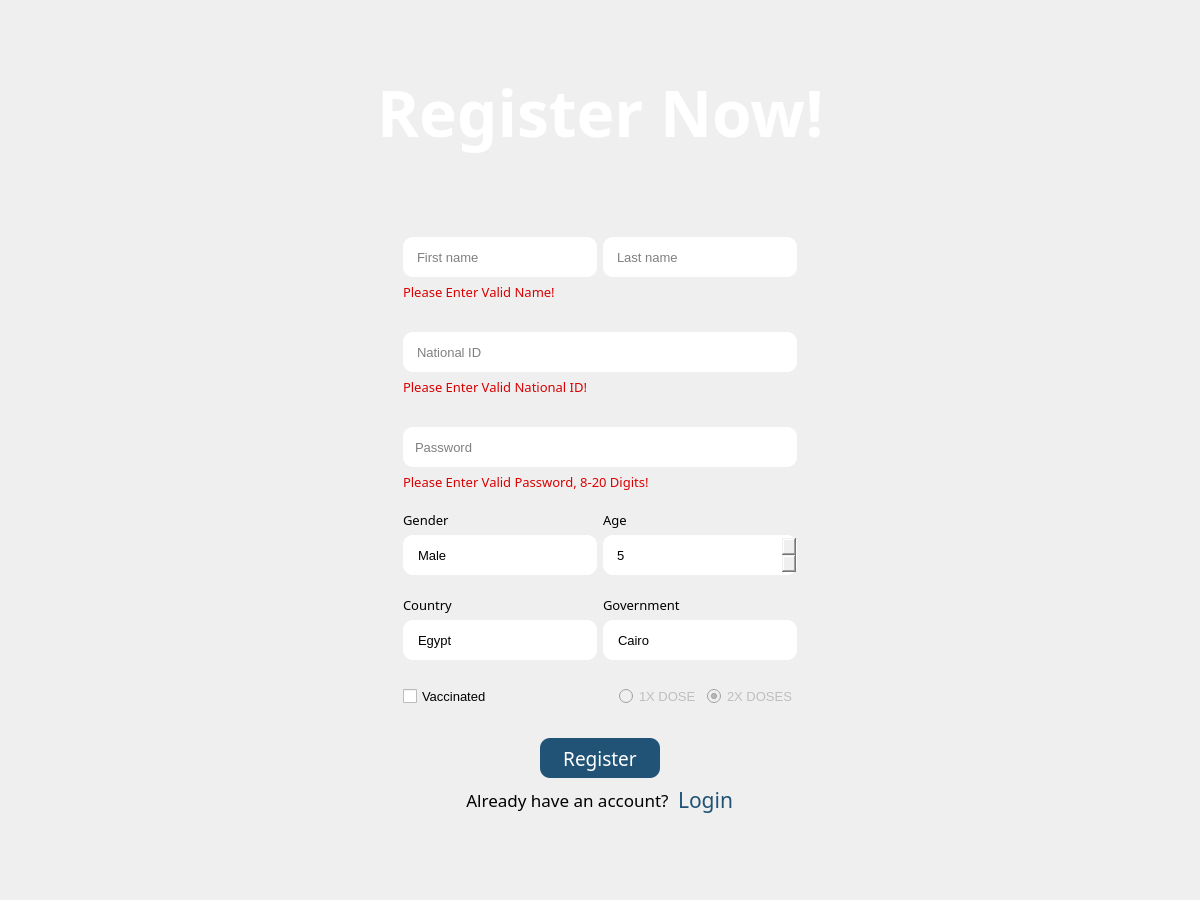
<?xml version="1.0" encoding="UTF-8"?>
<ui version="4.0">
 <class>RegisterView</class>
 <widget class="QMainWindow" name="RegisterView">
  <property name="geometry">
   <rect>
    <x>0</x>
    <y>0</y>
    <width>1200</width>
    <height>900</height>
   </rect>
  </property>
  <property name="minimumSize">
   <size>
    <width>1200</width>
    <height>900</height>
   </size>
  </property>
  <property name="windowTitle">
   <string>MainWindow</string>
  </property>
  <widget class="QWidget" name="centralwidget">
   <layout class="QVBoxLayout" name="verticalLayout">
    <item>
     <spacer name="verticalSpacer">
      <property name="orientation">
       <enum>Qt::Vertical</enum>
      </property>
      <property name="sizeHint" stdset="0">
       <size>
        <width>20</width>
        <height>100</height>
       </size>
      </property>
     </spacer>
    </item>
    <item>
     <layout class="QHBoxLayout" name="outerHorizontalLayout">
      <item>
       <spacer name="horizontalSpacer_3">
        <property name="orientation">
         <enum>Qt::Horizontal</enum>
        </property>
        <property name="sizeHint" stdset="0">
         <size>
          <width>100</width>
          <height>20</height>
         </size>
        </property>
       </spacer>
      </item>
      <item>
       <widget class="QLabel" name="label">
        <property name="palette">
         <palette>
          <active>
           <colorrole role="WindowText">
            <brush brushstyle="SolidPattern">
             <color alpha="255">
              <red>255</red>
              <green>255</green>
              <blue>255</blue>
             </color>
            </brush>
           </colorrole>
           <colorrole role="Text">
            <brush brushstyle="SolidPattern">
             <color alpha="255">
              <red>255</red>
              <green>255</green>
              <blue>255</blue>
             </color>
            </brush>
           </colorrole>
           <colorrole role="ButtonText">
            <brush brushstyle="SolidPattern">
             <color alpha="255">
              <red>255</red>
              <green>255</green>
              <blue>255</blue>
             </color>
            </brush>
           </colorrole>
           <colorrole role="PlaceholderText">
            <brush brushstyle="NoBrush">
             <color alpha="128">
              <red>255</red>
              <green>255</green>
              <blue>255</blue>
             </color>
            </brush>
           </colorrole>
          </active>
          <inactive>
           <colorrole role="WindowText">
            <brush brushstyle="SolidPattern">
             <color alpha="255">
              <red>255</red>
              <green>255</green>
              <blue>255</blue>
             </color>
            </brush>
           </colorrole>
           <colorrole role="Text">
            <brush brushstyle="SolidPattern">
             <color alpha="255">
              <red>255</red>
              <green>255</green>
              <blue>255</blue>
             </color>
            </brush>
           </colorrole>
           <colorrole role="ButtonText">
            <brush brushstyle="SolidPattern">
             <color alpha="255">
              <red>255</red>
              <green>255</green>
              <blue>255</blue>
             </color>
            </brush>
           </colorrole>
           <colorrole role="PlaceholderText">
            <brush brushstyle="NoBrush">
             <color alpha="128">
              <red>255</red>
              <green>255</green>
              <blue>255</blue>
             </color>
            </brush>
           </colorrole>
          </inactive>
          <disabled>
           <colorrole role="WindowText">
            <brush brushstyle="SolidPattern">
             <color alpha="255">
              <red>255</red>
              <green>255</green>
              <blue>255</blue>
             </color>
            </brush>
           </colorrole>
           <colorrole role="Text">
            <brush brushstyle="SolidPattern">
             <color alpha="255">
              <red>255</red>
              <green>255</green>
              <blue>255</blue>
             </color>
            </brush>
           </colorrole>
           <colorrole role="ButtonText">
            <brush brushstyle="SolidPattern">
             <color alpha="255">
              <red>255</red>
              <green>255</green>
              <blue>255</blue>
             </color>
            </brush>
           </colorrole>
           <colorrole role="PlaceholderText">
            <brush brushstyle="NoBrush">
             <color alpha="128">
              <red>255</red>
              <green>255</green>
              <blue>255</blue>
             </color>
            </brush>
           </colorrole>
          </disabled>
         </palette>
        </property>
        <property name="font">
         <font>
          <family>Berlin Sans FB</family>
          <pointsize>48</pointsize>
          <weight>75</weight>
          <bold>true</bold>
         </font>
        </property>
        <property name="styleSheet">
         <string notr="true">QLabel{
color:white;
}</string>
        </property>
        <property name="text">
         <string>Register Now!</string>
        </property>
       </widget>
      </item>
      <item>
       <spacer name="horizontalSpacer_4">
        <property name="orientation">
         <enum>Qt::Horizontal</enum>
        </property>
        <property name="sizeHint" stdset="0">
         <size>
          <width>40</width>
          <height>20</height>
         </size>
        </property>
       </spacer>
      </item>
     </layout>
    </item>
    <item>
     <layout class="QHBoxLayout" name="MotherHorizontalLayout">
      <item>
       <spacer name="LeftHorizontalSpacer">
        <property name="orientation">
         <enum>Qt::Horizontal</enum>
        </property>
        <property name="sizeHint" stdset="0">
         <size>
          <width>40</width>
          <height>20</height>
         </size>
        </property>
       </spacer>
      </item>
      <item>
       <layout class="QVBoxLayout" name="MotherVerticalLayout">
        <item>
         <spacer name="verticalSpacer_1">
          <property name="orientation">
           <enum>Qt::Vertical</enum>
          </property>
          <property name="sizeHint" stdset="0">
           <size>
            <width>80</width>
            <height>80</height>
           </size>
          </property>
         </spacer>
        </item>
        <item>
         <layout class="QHBoxLayout" name="nameHorizontalLayout">
          <item>
           <layout class="QVBoxLayout" name="verticalLayout_7">
            <item>
             <widget class="QLineEdit" name="firstNameInput">
              <property name="sizePolicy">
               <sizepolicy hsizetype="Expanding" vsizetype="Fixed">
                <horstretch>0</horstretch>
                <verstretch>0</verstretch>
               </sizepolicy>
              </property>
              <property name="minimumSize">
               <size>
                <width>0</width>
                <height>40</height>
               </size>
              </property>
              <property name="font">
               <font>
                <family>MS Shell Dlg 2</family>
                <pointsize>10</pointsize>
               </font>
              </property>
              <property name="styleSheet">
               <string notr="true">*{
border: 2px  ;
border-radius: 10px;
padding-left: 12px;
}</string>
              </property>
              <property name="text">
               <string/>
              </property>
              <property name="maxLength">
               <number>97</number>
              </property>
              <property name="echoMode">
               <enum>QLineEdit::Normal</enum>
              </property>
              <property name="placeholderText">
               <string>First name </string>
              </property>
             </widget>
            </item>
           </layout>
          </item>
          <item>
           <layout class="QVBoxLayout" name="verticalLayout_8">
            <item>
             <widget class="QLineEdit" name="lastNameInput">
              <property name="sizePolicy">
               <sizepolicy hsizetype="Expanding" vsizetype="Fixed">
                <horstretch>0</horstretch>
                <verstretch>0</verstretch>
               </sizepolicy>
              </property>
              <property name="minimumSize">
               <size>
                <width>0</width>
                <height>40</height>
               </size>
              </property>
              <property name="maximumSize">
               <size>
                <width>16777215</width>
                <height>16777215</height>
               </size>
              </property>
              <property name="font">
               <font>
                <family>MS Shell Dlg 2</family>
                <pointsize>10</pointsize>
                <weight>50</weight>
                <bold>false</bold>
               </font>
              </property>
              <property name="styleSheet">
               <string notr="true">*{
border: 2px  ;
border-radius: 10px;
padding-left: 12px;
}</string>
              </property>
              <property name="text">
               <string/>
              </property>
              <property name="maxLength">
               <number>97</number>
              </property>
              <property name="echoMode">
               <enum>QLineEdit::Normal</enum>
              </property>
              <property name="placeholderText">
               <string>Last name </string>
              </property>
             </widget>
            </item>
           </layout>
          </item>
         </layout>
        </item>
        <item>
         <widget class="QLabel" name="fullNameError">
          <property name="font">
           <font>
            <family>Berlin Sans FB</family>
            <pointsize>10</pointsize>
           </font>
          </property>
          <property name="styleSheet">
           <string notr="true">QLabel{
color:rgb(218, 0, 0)
}</string>
          </property>
          <property name="text">
           <string>Please Enter Valid Name!</string>
          </property>
          <property name="alignment">
           <set>Qt::AlignLeading|Qt::AlignLeft|Qt::AlignVCenter</set>
          </property>
         </widget>
        </item>
        <item>
         <spacer name="verticalSpacer_2">
          <property name="orientation">
           <enum>Qt::Vertical</enum>
          </property>
          <property name="sizeHint" stdset="0">
           <size>
            <width>20</width>
            <height>30</height>
           </size>
          </property>
         </spacer>
        </item>
        <item>
         <widget class="QLineEdit" name="nationalIdInput">
          <property name="minimumSize">
           <size>
            <width>0</width>
            <height>40</height>
           </size>
          </property>
          <property name="font">
           <font>
            <family>MS Shell Dlg 2</family>
            <pointsize>10</pointsize>
           </font>
          </property>
          <property name="styleSheet">
           <string notr="true">*{
border: 2px  ;
border-radius: 10px;
padding-left: 12px;
}</string>
          </property>
          <property name="maxLength">
           <number>14</number>
          </property>
          <property name="echoMode">
           <enum>QLineEdit::Normal</enum>
          </property>
          <property name="placeholderText">
           <string>National ID</string>
          </property>
          <property name="cursorMoveStyle">
           <enum>Qt::LogicalMoveStyle</enum>
          </property>
         </widget>
        </item>
        <item>
         <widget class="QLabel" name="nationalIdError">
          <property name="font">
           <font>
            <family>Berlin Sans FB</family>
            <pointsize>10</pointsize>
           </font>
          </property>
          <property name="styleSheet">
           <string notr="true">QLabel{
color:rgb(218, 0, 0)
}</string>
          </property>
          <property name="text">
           <string>Please Enter Valid National ID!</string>
          </property>
          <property name="alignment">
           <set>Qt::AlignLeading|Qt::AlignLeft|Qt::AlignVCenter</set>
          </property>
         </widget>
        </item>
        <item>
         <spacer name="verticalSpacer_3">
          <property name="orientation">
           <enum>Qt::Vertical</enum>
          </property>
          <property name="sizeHint" stdset="0">
           <size>
            <width>20</width>
            <height>30</height>
           </size>
          </property>
         </spacer>
        </item>
        <item>
         <widget class="QLineEdit" name="passwordInput">
          <property name="minimumSize">
           <size>
            <width>0</width>
            <height>40</height>
           </size>
          </property>
          <property name="font">
           <font>
            <pointsize>10</pointsize>
           </font>
          </property>
          <property name="styleSheet">
           <string notr="true">*{
border: 2px  ;
border-radius: 10px;
padding-left: 10px;
}</string>
          </property>
          <property name="maxLength">
           <number>20</number>
          </property>
          <property name="echoMode">
           <enum>QLineEdit::Password</enum>
          </property>
          <property name="placeholderText">
           <string>Password</string>
          </property>
         </widget>
        </item>
        <item>
         <widget class="QLabel" name="passwordError">
          <property name="font">
           <font>
            <family>Berlin Sans FB</family>
            <pointsize>10</pointsize>
           </font>
          </property>
          <property name="styleSheet">
           <string notr="true">QLabel{
color:rgb(218, 0, 0)
}</string>
          </property>
          <property name="text">
           <string>Please Enter Valid Password, 8-20 Digits!</string>
          </property>
          <property name="alignment">
           <set>Qt::AlignLeading|Qt::AlignLeft|Qt::AlignVCenter</set>
          </property>
         </widget>
        </item>
        <item>
         <spacer name="verticalSpacer_4">
          <property name="orientation">
           <enum>Qt::Vertical</enum>
          </property>
          <property name="sizeHint" stdset="0">
           <size>
            <width>20</width>
            <height>20</height>
           </size>
          </property>
         </spacer>
        </item>
        <item>
         <layout class="QHBoxLayout" name="ageHorizontalLayout">
          <item>
           <layout class="QVBoxLayout" name="verticalLayout_5">
            <item>
             <widget class="QLabel" name="GenderLab">
              <property name="font">
               <font>
                <family>Berlin Sans FB</family>
                <pointsize>10</pointsize>
                <weight>50</weight>
                <bold>false</bold>
                <strikeout>false</strikeout>
               </font>
              </property>
              <property name="text">
               <string>Gender</string>
              </property>
             </widget>
            </item>
            <item>
             <widget class="QComboBox" name="genderComboBox">
              <property name="minimumSize">
               <size>
                <width>0</width>
                <height>40</height>
               </size>
              </property>
              <property name="font">
               <font>
                <family>MS Shell Dlg 2</family>
                <pointsize>10</pointsize>
               </font>
              </property>
              <property name="styleSheet">
               <string notr="true">*{
border: 2px  ;
border-radius: 10px;
padding-left: 15px;
}


QComboBox:editable {
    background: white;
}


QComboBox::drop-down {
    subcontrol-origin: padding;
    subcontrol-position: top right;
    width: 15px;
    border-left-width: 1px;
    border-left-style: solid; /* just a single line */
    border-top-right-radius: 3px; /* same radius as the QComboBox */
    border-bottom-right-radius: 3px;
}

QComboBox::down-arrow {
    image:url(:/WidgetsStack/Assets/arrow-down.png);
	width: 50; 
	padding-right:10px;
}


QComboBox::down-arrow:on { /* shift the arrow when popup is open */
    top: 1px;
    left: 1px;
}</string>
              </property>
              <property name="currentText">
               <string>Male</string>
              </property>
              <item>
               <property name="text">
                <string>Male</string>
               </property>
              </item>
              <item>
               <property name="text">
                <string>Female</string>
               </property>
              </item>
             </widget>
            </item>
           </layout>
          </item>
          <item>
           <layout class="QVBoxLayout" name="verticalLayout_6">
            <item>
             <widget class="QLabel" name="AgeLab">
              <property name="font">
               <font>
                <family>Berlin Sans FB</family>
                <pointsize>10</pointsize>
                <weight>50</weight>
                <bold>false</bold>
               </font>
              </property>
              <property name="text">
               <string>Age</string>
              </property>
             </widget>
            </item>
            <item>
             <widget class="QSpinBox" name="ageSpinBox">
              <property name="minimumSize">
               <size>
                <width>0</width>
                <height>40</height>
               </size>
              </property>
              <property name="font">
               <font>
                <family>MS Shell Dlg 2</family>
                <pointsize>10</pointsize>
               </font>
              </property>
              <property name="styleSheet">
               <string notr="true">*{
border: 2px  ;
border-radius: 10px;
padding-left: 12px;
}


QSpinBox::up-button {
    subcontrol-origin: border;
    subcontrol-position: top right; /* position at the top right corner */
    width: 14px; /* 16 + 2*1px border-width = 15px padding + 3px parent border */
    border-image:url(:/WidgetsStack/Assets/arrow-up.png) 1;
    border-width: 1px;
    margin:3px;
  padding:0.9px;

   
}



QSpinBox::up-button:pressed {
    border-image: url(:/images/spinup_pressed.png) 1;
}

QSpinBox::up-arrow {
    image: url(:/images/up_arrow.png);
    width: 7px;
    height: 7px;
}

QSpinBox::up-arrow:disabled, QSpinBox::up-arrow:off { /* off state when value is max */
   image: url(:/images/up_arrow_disabled.png);
}

QSpinBox::down-button {
    subcontrol-origin: border;
    subcontrol-position: bottom right; /* position at bottom right corner */
    width: 14px;
    border-image: url(:/WidgetsStack/Assets/arrow-down.png);
    border-width: 1px;
    border-top-width: 0;
    margin:3px;
  padding:0.9px;


}



QSpinBox::down-button:pressed {
    border-image: url(:/images/spindown_pressed.png) 1;
}

QSpinBox::down-arrow {
    image: url(:/images/down_arrow.png);
    width: 7px;
    height: 7px;
}

QSpinBox::down-arrow:disabled,
QSpinBox::down-arrow:off { /* off state when value in min */
   image: url(:/images/down_arrow_disabled.png);
}
</string>
              </property>
              <property name="minimum">
               <number>5</number>
              </property>
             </widget>
            </item>
           </layout>
          </item>
         </layout>
        </item>
        <item>
         <spacer name="verticalSpacer_6">
          <property name="orientation">
           <enum>Qt::Vertical</enum>
          </property>
          <property name="sizeHint" stdset="0">
           <size>
            <width>20</width>
            <height>20</height>
           </size>
          </property>
         </spacer>
        </item>
        <item>
         <layout class="QHBoxLayout" name="countryHorizontalLayout">
          <item>
           <layout class="QVBoxLayout" name="verticalLayout_4">
            <item>
             <widget class="QLabel" name="CountryLab">
              <property name="font">
               <font>
                <family>Berlin Sans FB</family>
                <pointsize>10</pointsize>
                <weight>50</weight>
                <bold>false</bold>
               </font>
              </property>
              <property name="text">
               <string>Country</string>
              </property>
             </widget>
            </item>
            <item>
             <widget class="QComboBox" name="countryComboBox">
              <property name="minimumSize">
               <size>
                <width>0</width>
                <height>40</height>
               </size>
              </property>
              <property name="font">
               <font>
                <family>MS Shell Dlg 2</family>
                <pointsize>10</pointsize>
               </font>
              </property>
              <property name="styleSheet">
               <string notr="true">*{
border: 2px  ;
border-radius: 10px;
padding-left: 15px;
}


QComboBox:editable {
    background: white;
}


QComboBox::drop-down {
    subcontrol-origin: padding;
    subcontrol-position: top right;
    width: 15px;
    border-left-width: 1px;
    border-left-style: solid; /* just a single line */
    border-top-right-radius: 3px; /* same radius as the QComboBox */
    border-bottom-right-radius: 3px;
}

QComboBox::down-arrow {
    image:url(:/WidgetsStack/Assets/arrow-down.png);
	width: 50; 
padding-right:10px;
}

QComboBox::down-arrow:on { /* shift the arrow when popup is open */
    top: 1px;
    left: 1px;
}</string>
              </property>
              <property name="editable">
               <bool>false</bool>
              </property>
              <property name="currentText">
               <string>Egypt</string>
              </property>
              <item>
               <property name="text">
                <string>Egypt</string>
               </property>
              </item>
              <item>
               <property name="text">
                <string>Abroad</string>
               </property>
              </item>
             </widget>
            </item>
           </layout>
          </item>
          <item>
           <layout class="QVBoxLayout" name="verticalLayout_3">
            <item>
             <widget class="QLabel" name="GovernmentLab">
              <property name="font">
               <font>
                <family>Berlin Sans FB</family>
                <pointsize>10</pointsize>
                <weight>50</weight>
                <bold>false</bold>
               </font>
              </property>
              <property name="text">
               <string>Government</string>
              </property>
             </widget>
            </item>
            <item>
             <widget class="QComboBox" name="governmentComboBox">
              <property name="minimumSize">
               <size>
                <width>0</width>
                <height>40</height>
               </size>
              </property>
              <property name="font">
               <font>
                <family>MS Shell Dlg 2</family>
                <pointsize>10</pointsize>
               </font>
              </property>
              <property name="styleSheet">
               <string notr="true">*{
border: 2px  ;
border-radius: 10px;
padding-left: 15px;
}


QComboBox:editable {
    background: white;
}


QComboBox::drop-down {
    subcontrol-origin: padding;
    subcontrol-position: top right;
    width: 15px;
    border-left-width: 1px;
    border-left-style: solid; /* just a single line */
    border-top-right-radius: 3px; /* same radius as the QComboBox */
    border-bottom-right-radius: 3px;
}

QComboBox::down-arrow {
    image:url(:/WidgetsStack/Assets/arrow-down.png);
	width: 50; 
padding-right:10px;
}

QComboBox::down-arrow:on { /* shift the arrow when popup is open */
    top: 1px;
    left: 1px;
}</string>
              </property>
              <item>
               <property name="text">
                <string>Cairo</string>
               </property>
              </item>
              <item>
               <property name="text">
                <string>Alexandria</string>
               </property>
              </item>
              <item>
               <property name="text">
                <string>Aswan</string>
               </property>
              </item>
              <item>
               <property name="text">
                <string>Asyut</string>
               </property>
              </item>
              <item>
               <property name="text">
                <string>Beheira</string>
               </property>
              </item>
              <item>
               <property name="text">
                <string>Beni Suef</string>
               </property>
              </item>
              <item>
               <property name="text">
                <string>Dakahlia</string>
               </property>
              </item>
              <item>
               <property name="text">
                <string>Damietta</string>
               </property>
              </item>
              <item>
               <property name="text">
                <string>Faiyum</string>
               </property>
              </item>
              <item>
               <property name="text">
                <string>Gharbia</string>
               </property>
              </item>
              <item>
               <property name="text">
                <string>Giza</string>
               </property>
              </item>
              <item>
               <property name="text">
                <string>Ismailia</string>
               </property>
              </item>
              <item>
               <property name="text">
                <string>Kafr El Sheik</string>
               </property>
              </item>
              <item>
               <property name="text">
                <string>Luxor</string>
               </property>
              </item>
              <item>
               <property name="text">
                <string>Matruh</string>
               </property>
              </item>
              <item>
               <property name="text">
                <string>Minya</string>
               </property>
              </item>
              <item>
               <property name="text">
                <string>Monufia</string>
               </property>
              </item>
              <item>
               <property name="text">
                <string>New Valley</string>
               </property>
              </item>
              <item>
               <property name="text">
                <string>North Sinai</string>
               </property>
              </item>
              <item>
               <property name="text">
                <string>Port Said</string>
               </property>
              </item>
              <item>
               <property name="text">
                <string>Qalyubia</string>
               </property>
              </item>
              <item>
               <property name="text">
                <string>Qena</string>
               </property>
              </item>
              <item>
               <property name="text">
                <string>Red Sea</string>
               </property>
              </item>
              <item>
               <property name="text">
                <string>Sharqia</string>
               </property>
              </item>
              <item>
               <property name="text">
                <string>Sohag</string>
               </property>
              </item>
              <item>
               <property name="text">
                <string>South</string>
               </property>
              </item>
              <item>
               <property name="text">
                <string>Suez</string>
               </property>
              </item>
             </widget>
            </item>
           </layout>
          </item>
         </layout>
        </item>
        <item>
         <spacer name="verticalSpacer_8">
          <property name="orientation">
           <enum>Qt::Vertical</enum>
          </property>
          <property name="sizeHint" stdset="0">
           <size>
            <width>20</width>
            <height>20</height>
           </size>
          </property>
         </spacer>
        </item>
        <item>
         <layout class="QHBoxLayout" name="DoseHorizontalLayout">
          <item>
           <widget class="QCheckBox" name="isVaccinatedCheck">
            <property name="minimumSize">
             <size>
              <width>0</width>
              <height>31</height>
             </size>
            </property>
            <property name="font">
             <font>
              <family>MS Shell Dlg 2</family>
              <pointsize>10</pointsize>
             </font>
            </property>
            <property name="styleSheet">
             <string notr="true"/>
            </property>
            <property name="text">
             <string>Vaccinated</string>
            </property>
           </widget>
          </item>
          <item>
           <spacer name="MidDoseHorizontalSpacer">
            <property name="orientation">
             <enum>Qt::Horizontal</enum>
            </property>
            <property name="sizeHint" stdset="0">
             <size>
              <width>40</width>
              <height>20</height>
             </size>
            </property>
           </spacer>
          </item>
          <item>
           <spacer name="RIghtDosehorizontalSpacer">
            <property name="orientation">
             <enum>Qt::Horizontal</enum>
            </property>
            <property name="sizeHint" stdset="0">
             <size>
              <width>40</width>
              <height>20</height>
             </size>
            </property>
           </spacer>
          </item>
          <item>
           <widget class="QRadioButton" name="oneDoseRadioBtn">
            <property name="enabled">
             <bool>false</bool>
            </property>
            <property name="minimumSize">
             <size>
              <width>0</width>
              <height>31</height>
             </size>
            </property>
            <property name="font">
             <font>
              <family>MS Shell Dlg 2</family>
              <pointsize>10</pointsize>
             </font>
            </property>
            <property name="text">
             <string>1X DOSE</string>
            </property>
            <property name="checkable">
             <bool>true</bool>
            </property>
           </widget>
          </item>
          <item>
           <widget class="QRadioButton" name="twoDoseRadioBtn">
            <property name="enabled">
             <bool>false</bool>
            </property>
            <property name="minimumSize">
             <size>
              <width>0</width>
              <height>31</height>
             </size>
            </property>
            <property name="font">
             <font>
              <family>MS Shell Dlg 2</family>
              <pointsize>10</pointsize>
             </font>
            </property>
            <property name="text">
             <string>2X DOSES</string>
            </property>
            <property name="checkable">
             <bool>true</bool>
            </property>
            <property name="checked">
             <bool>true</bool>
            </property>
           </widget>
          </item>
         </layout>
        </item>
        <item>
         <spacer name="verticalSpacer_10">
          <property name="orientation">
           <enum>Qt::Vertical</enum>
          </property>
          <property name="sizeHint" stdset="0">
           <size>
            <width>20</width>
            <height>25</height>
           </size>
          </property>
         </spacer>
        </item>
        <item>
         <layout class="QHBoxLayout" name="registerHorizontalLayout">
          <item>
           <spacer name="horizontalSpacer">
            <property name="orientation">
             <enum>Qt::Horizontal</enum>
            </property>
            <property name="sizeHint" stdset="0">
             <size>
              <width>60</width>
              <height>20</height>
             </size>
            </property>
           </spacer>
          </item>
          <item>
           <widget class="QPushButton" name="registerBtn">
            <property name="minimumSize">
             <size>
              <width>120</width>
              <height>40</height>
             </size>
            </property>
            <property name="font">
             <font>
              <family>Berlin Sans FB</family>
              <pointsize>14</pointsize>
              <weight>50</weight>
              <bold>false</bold>
             </font>
            </property>
            <property name="cursor">
             <cursorShape>ArrowCursor</cursorShape>
            </property>
            <property name="styleSheet">
             <string notr="true">QPushButton{
	color:rgb(255, 255, 255);
	background-color: #205375;
	border: 2px  ;
	border-radius: 10px;
}


QPushButton:hover {
	background-color: #297EB7;
}

QPushButton:pressed {
	background-color: rgb(34, 106, 154);
}
</string>
            </property>
            <property name="text">
             <string>Register</string>
            </property>
           </widget>
          </item>
          <item>
           <spacer name="horizontalSpacer_2">
            <property name="orientation">
             <enum>Qt::Horizontal</enum>
            </property>
            <property name="sizeHint" stdset="0">
             <size>
              <width>60</width>
              <height>20</height>
             </size>
            </property>
           </spacer>
          </item>
         </layout>
        </item>
        <item>
         <layout class="QHBoxLayout" name="loginHLayout">
          <item>
           <spacer name="loginSpacer_LH">
            <property name="orientation">
             <enum>Qt::Horizontal</enum>
            </property>
            <property name="sizeHint" stdset="0">
             <size>
              <width>40</width>
              <height>20</height>
             </size>
            </property>
           </spacer>
          </item>
          <item>
           <widget class="QLabel" name="haveAccountLbl">
            <property name="font">
             <font>
              <family>Berlin Sans FB</family>
              <pointsize>13</pointsize>
             </font>
            </property>
            <property name="text">
             <string>Already have an account?</string>
            </property>
            <property name="alignment">
             <set>Qt::AlignCenter</set>
            </property>
           </widget>
          </item>
          <item>
           <widget class="QPushButton" name="loginBtn">
            <property name="font">
             <font>
              <family>Berlin Sans FB</family>
              <pointsize>16</pointsize>
             </font>
            </property>
            <property name="styleSheet">
             <string notr="true">QPushButton{
	color: #205375;
	padding-left: 2px
}


QPushButton:hover {
	color: #297EB7;
}

QPushButton:pressed {
	color: rgb(34, 106, 154);
}
</string>
            </property>
            <property name="text">
             <string>Login</string>
            </property>
            <property name="flat">
             <bool>true</bool>
            </property>
           </widget>
          </item>
          <item>
           <spacer name="loginSpacer_RH">
            <property name="orientation">
             <enum>Qt::Horizontal</enum>
            </property>
            <property name="sizeHint" stdset="0">
             <size>
              <width>40</width>
              <height>20</height>
             </size>
            </property>
           </spacer>
          </item>
         </layout>
        </item>
        <item>
         <spacer name="verticalSpacer_9">
          <property name="orientation">
           <enum>Qt::Vertical</enum>
          </property>
          <property name="sizeHint" stdset="0">
           <size>
            <width>20</width>
            <height>80</height>
           </size>
          </property>
         </spacer>
        </item>
       </layout>
      </item>
      <item>
       <spacer name="RightHorizontalSpacer">
        <property name="orientation">
         <enum>Qt::Horizontal</enum>
        </property>
        <property name="sizeHint" stdset="0">
         <size>
          <width>40</width>
          <height>20</height>
         </size>
        </property>
       </spacer>
      </item>
     </layout>
    </item>
   </layout>
  </widget>
 </widget>
 <resources>
  <include location="../../WidgetsStack.qrc"/>
 </resources>
 <connections/>
</ui>
